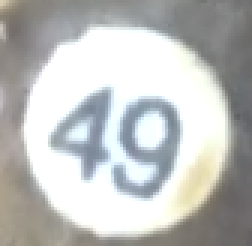
#> input picture src/1.png, 84 x 82 px (shown 3 times larger)
$ python -i Ocr.py   (imports and definitions only)   (Python 2 division)
#> lines starting #> are read from the running program, lines starting #| are printed output that depends on the picture; after the words box and inside, x2 and y2 are one past the last pixel; in counts of white or black regions, pixels touching at a corner belong together
import sys
import numpy as np
import cv2
from config import params
import utils


class OCR(object):
    def __init__(self):
        self.model = cv2.KNearest()

    @staticmethod
    def train(imgpath):
#> called with imgpath = '1.png'
        img = cv2.imread(imgpath)
#> img is the input picture: shape (82, 84, 3); mean B, G, R 189.2, 190.7, 189.2
        gray = cv2.cvtColor(img, cv2.COLOR_BGR2GRAY)
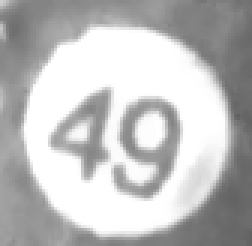
#> gray: shape (82, 84) (shown 3 times larger); min 96, max 255, mean 190.1
        blur = cv2.GaussianBlur(gray, (5, 5), 0)
        thresh = cv2.adaptiveThreshold(blur, 255, 1, 1, 11, 2)
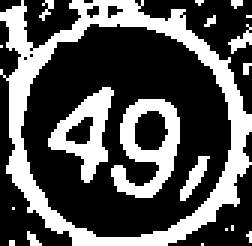
#> thresh: shape (82, 84) (shown 3 times larger); 33.3% white; 19 white regions (14 under 20 px)

        # Find contours
        contours, hierarchy = cv2.findContours(thresh, cv2.RETR_LIST, cv2.CHAIN_APPROX_SIMPLE)
#> contours = 28 contours, 21 with area under 20; largest, box (x1, y1, x2, y2) and area: (0, 0, 84, 82) 5186, (6, 7, 78, 80) 3962, (37, 33, 60, 66) 429, (16, 29, 38, 61) 306, (44, 36, 57, 51) 132, (21, 38, 32, 49) 66, (60, 52, 70, 67) 42

        samples = np.empty((0, params["FeatureVectorSize"][0] * params["FeatureVectorSize"][1]), np.float32)
        responses = []
        keys = [i for i in range(48, 58)]

        # TODO: Sort Contours

        for cnt in contours:
            if cv2.contourArea(cnt) >= params["TrainingDigitContourArea"]:
                [x, y, w, h] = cv2.boundingRect(cnt)
                if h >= params["TrainingDigitHeight"]:
                    cv2.rectangle(img, (x, y), (x + w, y + h), (0, 0, 255), 2)
                    roi = thresh[y:y + h, x:x + w]
                    roismall = cv2.resize(roi, params["FeatureVectorSize"])

                    cv2.imshow('norm', img)
                    key = cv2.waitKey(0) % 256

                    if key == 27:  # (escape to quit)
                        sys.exit()
                    elif key in keys:
                        responses.append(int(chr(key)))
                        sample = roismall.reshape((1, params["FeatureVectorSize"][0] * params["FeatureVectorSize"][1]))
                        samples = np.append(samples, sample, 0)
#> this loop made 11 passes; (key Esc is pressed on pass 11)
#> (x, y, w, h) on passes 10 to 11: (44, 36, 13, 15), (37, 33, 23, 33)
#> cnt on passes 1, 2, 3, 5, 6, 7: [[67, 81]], [[3, 80], [3, 81], [4, 81], [4, 80]], [[83, 77], [82, 78], [83, 79], [83, 80]], [[75, 76]], [[77, 75], [77, 76]], [[4, 69]]
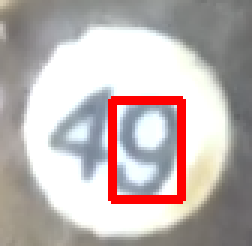
#> img: shape (82, 84, 3) (shown 3 times larger); 4.82% of pixels changed, all inside (x1, y1, x2, y2) = (36, 32, 62, 68)
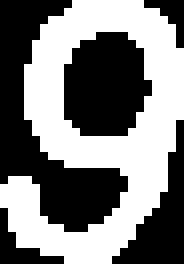
#> roi: shape (33, 23) (shown 8 times larger); 48.9% white; 1 white region, box (x1, y1, x2, y2) and area: (0, 0, 23, 33) 371
#> after the loop, responses = []

        responses = np.array(responses, np.float32)
        responses = responses.reshape((responses.size, 1))
        print "Training complete..."

        samples = np.float32(samples)
        responses = np.float32(responses)

        cv2.imwrite("../data/train_result.png", img)
        np.savetxt('../data/generalsamples.data', samples)
        np.savetxt('../data/generalresponses.data', responses)

    def read_img(self, img, tagsize=params["AverageTagRadius"]):
        # ######    TRAINING    ############## #
        samples = np.loadtxt('../data/generalsamples.data', np.float32)
        responses = np.loadtxt('../data/generalresponses.data', np.float32)
        responses = responses.reshape((responses.size, 1))

        self.model.train(samples, responses)

        # ######    TESTING     ############## #
        out = np.zeros(img.shape, np.uint8)
        gray = cv2.cvtColor(img, cv2.COLOR_BGR2GRAY)
        thresh = cv2.adaptiveThreshold(gray, 255, 1, 1, 11, 2)

        utils.display_img(img)
        utils.display_img(thresh)

        contours, hierarchy = cv2.findContours(thresh, cv2.RETR_LIST, cv2.CHAIN_APPROX_SIMPLE)

        for cnt in contours:
            [x, y, w, h] = cv2.boundingRect(cnt)
            print w, h, "vs", tagsize*1.25, tagsize*0.85, tagsize*0.2, tagsize
            if tagsize > w > tagsize*0.2 and tagsize*1.25 > h > tagsize*0.85:
                roi = thresh[y:y + h, x:x + w]
                roismall = cv2.resize(roi, params["FeatureVectorSize"])
                roismall = roismall.reshape((1, params["FeatureVectorSize"][0] * params["FeatureVectorSize"][1]))
                roismall = np.float32(roismall)
                retval, results, neigh_resp, dists = self.model.find_nearest(roismall, k=params["kNearest"])
                string = str(int((results[0][0])))
                cv2.putText(out, string, (x, y + h), 0, 1, (0, 255, 0))

                imcp = img.copy()
                cv2.rectangle(imcp, (x, y), (x + w, y + h), (10, 255, 10), 2)
                utils.display_img(imcp)

        cv2.imshow('im', img)
        cv2.imshow('out', out)
        cv2.waitKey(0)

# ocr = OCR()
# img = cv2.imread('../img/TESTSETROTT.png')
# ocr.read_img(img)

>>> result = OCR().train('1.png')
#> (the program exits here)
